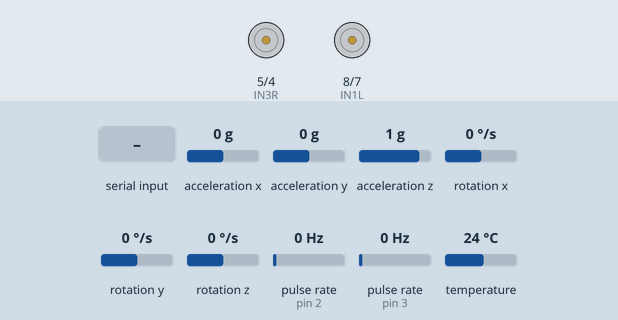
A sketch run on a simulated Arduino Mega 2560, built with avr-gcc and run on an emulated ATmega2560. Parts: motor-driver pin pairs drawn as motors (green arrow = first pin HIGH = forward, orange = second pin HIGH = backward, longer = more drive, scaled by the enable pin). Wiring (inferred from the names in the program): 2 × pulse sensor: data pin 2 / data pin 3. The inputs (shaded band) are chosen by the test bench; at power-on: rotation z 0 °/s, pulse rate (sensors on pin 2, pin 3) 0 Hz, acceleration x 0 g, acceleration y 0 g, acceleration z 1 g, rotation x 0 °/s, rotation y 0 °/s, temperature 24 °C.

Above: at 17.6 s.
17.7 s: "90,45\n" received over the second serial link
At 18.6 s:
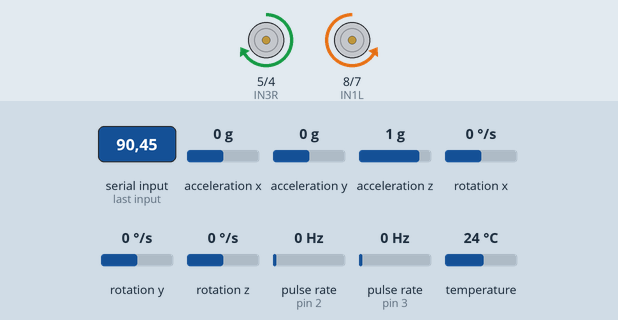
19.2 s: rotation z set to -45 °/s
At 20.6 s:
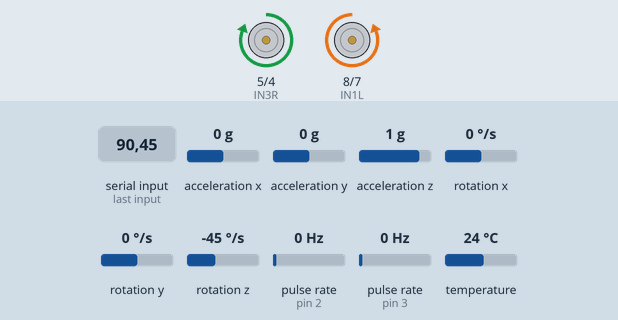
22.2 s: rotation z set to -54 °/s
At 23.6 s:
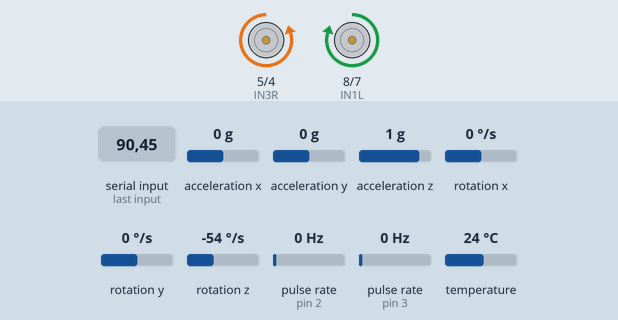
25.2 s: pulse rate (sensor on pin 2) set to 196 Hz
28.2 s: "30,150\n" received over the second serial link
At 31.0 s:
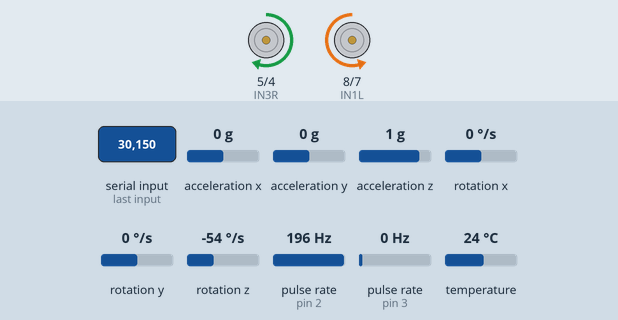
31.2 s: rotation z set to 4 °/s
At 40.5 s:
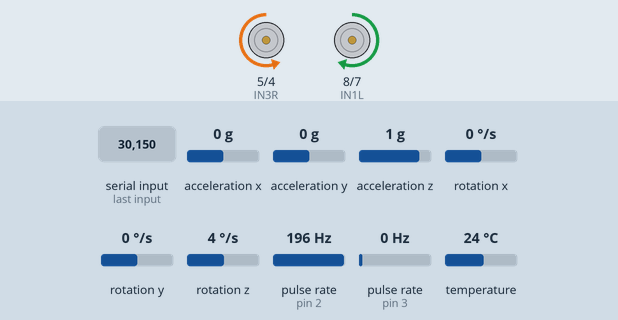
Timing chart, 0 to 41.2 s (numbered marks = the images above; inputs shaded):
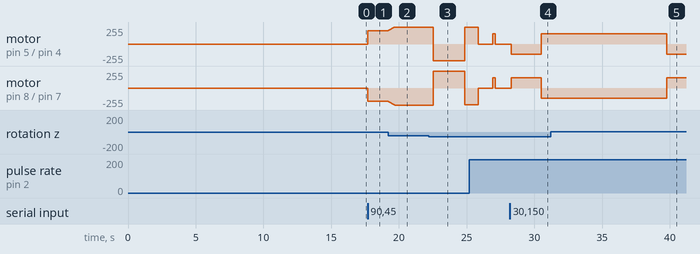

Measured:
- the behaviour switches between -51 and -52 °/s on rotation z (found by bisection; images 2 and 3)
- after the input at 17.7 s, motor on pin 5 (IN3R) / pin 4 (IN4R): stopped → forward 199/255 at once; motor on pin 8 (IN1L) / pin 7 (IN2L): stopped → backward 199/255 at once
- after the input at 19.2 s, motor on pin 5 (IN3R) / pin 4 (IN4R): moves from forward 199/255 to forward 255/255 over 0.48 s, starting at once; motor on pin 8 (IN1L) / pin 7 (IN2L): moves from backward 199/255 to backward 255/255 over 0.48 s, starting at once
- after the input at 22.2 s, motor on pin 5 (IN3R) / pin 4 (IN4R): forward 255/255 → backward 251/255 after 0.35 s instead of 0.42 s; motor on pin 8 (IN1L) / pin 7 (IN2L): backward 255/255 → forward 251/255 after 0.35 s instead of 0.42 s
- after the input at 28.2 s, motor on pin 5 (IN3R) / pin 4 (IN4R): stopped → backward 155/255 after 0.11 s, → forward 155/255 2.2 s later; motor on pin 8 (IN1L) / pin 7 (IN2L): stopped → forward 155/255 after 0.11 s, → backward 155/255 2.2 s later
- after the input at 31.2 s, motor on pin 5 (IN3R) / pin 4 (IN4R): forward 155/255 → backward 155/255 after 8.6 s; motor on pin 8 (IN1L) / pin 7 (IN2L): backward 155/255 → forward 155/255 after 8.6 s

The sketch:

2d_me.ino
```cpp
#include <Arduino.h> // Standard Arduino library
#include <Wire.h>
#include <Adafruit_MPU6050.h>
#include <Adafruit_Sensor.h>

#define POSITION_TOLERANCE_MM 15.0
#define MIN_MOVABLE_RPM 37.5

Adafruit_MPU6050 mpu;

enum RobotState {
  IDLE,
  ROTATING,
  MOVING_FORWARD,
  COMPLETED
};

RobotState currentState = IDLE;

// L298N Motor Driver Pins
const int ENAL = 9;
const int IN1L = 8;
const int IN2L = 7;

const int ENAR = 10;
const int IN3R = 5;
const int IN4R = 4;

// --- Encoder Pins and Variables ---
const int LEFT_ENCODER_PIN = 3;  // Connect Left Encoder to Digital Pin 3 (Interrupt 1)
const int RIGHT_ENCODER_PIN = 2; // Connect Right Encoder to Digital Pin 2 (Interrupt 0)

float yawAngle = 0.0;
float yawBias = 0.0;
unsigned long lastTime = 0;


volatile long leftEncoderTicks = 0;
volatile long rightEncoderTicks = 0;

// Encoder properties
const int PPR = 16; // Pulses Per Revolution of your encoder
const unsigned long DEBOUNCE_DELAY_MS = 20; // Debounce for encoder interrupts
volatile unsigned long lastPulseTimeLeft = 0;
volatile unsigned long lastPulseTimeRight = 0;

unsigned long lastLoopTime = 0;
const unsigned long LOOP_INTERVAL_MS = 200; // PID loop updates every 200ms

long currentLeftTicks_copy = 0;
long currentRightTicks_copy = 0;
float deltaRevLeft = 0.0;
float deltaRevRight = 0.0;
float deltaDistLeft = 0.0;
float deltaDistRight = 0.0;
float deltaDistance = 0.0;

// --- PID Control Variables for LEFT Motor ---
float Kp_L = 0.70;  // Proportional gain for Left Motor (adjust as needed)
float Ki_L = 0.0;  // Integral gain for Left Motor (start with 0.0, tune later)
float Kd_L = 0.2;  // Derivative gain for Left Motor (start with 0.0, tune later)

float targetRPM_Left = 75.0; // Desired target RPM for Left Motor
float currentRPM_Left = 0.0;
float error_Left = 0.0;
float prevError_Left = 0.0;
float integral_Left = 0.0;
float derivative_Left = 0.0;
float outputPWM_Left = 0.0; // This variable will be cumulatively updated

// --- PID Control Variables for RIGHT Motor ---
float Kp_R = 0.70;  // Proportional gain for Right Motor
float Ki_R = 0.0;  // Integral gain for Right Motor
float Kd_R = 0.3;  // Derivative gain for Right Motor

float targetRPM_Right = 75.0; // Desired target RPM for Right Motor
float currentRPM_Right = 0.0;
float error_Right = 0.0;
float prevError_Right = 0.0;
float integral_Right = 0.0;
float derivative_Right = 0.0;
float outputPWM_Right = 0.0;

// --- Position Control Parameters ---
const float WHEEL_CIRCUM_MM = 219.9; // 70 mm dia
float currentPos_mm = 0.0;
float targetPos_mm = 0.0; // <-- You can change this later via Bluetooth if desired
float posError = 0.0;
float prevPosError = 0.0;
float Kp_pos = 0.17;  // You will tune this
float Kd_pos = 0.0;  // Optional
float Ki_pos = 0.0;  // really not needed

// float targetAngle = 45.0 * (PI / 180.0);  // rotate 90 degrees
float kp = 130;        // proportional gain
float minPWM = 155.0;  // minimum PWM to overcome static friction

float prevTargetRPM_Left = 0.0;
float prevTargetRPM_Right = 0.0;

// Linear regression model: Gz = slope * PWM + intercept
const float slope = 0.9368;
const float intercept = -126.8446;

// --- Motor Characterization (Regression Lines) ---
const float REGRESSION_SLOPE_L = 0.4523;
const float REGRESSION_INTERCEPT_L = -3.0138;

const float REGRESSION_SLOPE_R = 0.3636;
const float REGRESSION_INTERCEPT_R = 12.2727;

// --- PWM Output Limits ---
const int MIN_PWM_OVERALL = 0; // Overall minimum PWM (0 for off)
const int MAX_PWM_OVERALL = 255; // Overall maximum PWM

// --- Minimum Effective PWM (Motor Deadband Compensation) ---
const int MIN_EFFECTIVE_PWM_L = 85; // For Left Motor (adjust if needed for 9V)
const int MIN_EFFECTIVE_PWM_R = 85; // For Right Motor (adjust if needed for 9V)

// --- Position and Orientation ---
float currentX = 0.0;
float currentY = 0.0;
float currentYaw = 0.0; // Current heading in radians

float targetX = 0.0;
float targetY = 0.0;
float targetDistance = 0.0;
float targetAngle = 0.0;

void setMotorDirections(int pwmL, int pwmR) {
  if (pwmL >= 0) {
    digitalWrite(IN1L, HIGH); digitalWrite(IN2L, LOW);
  } else {
    digitalWrite(IN1L, LOW); digitalWrite(IN2L, HIGH);
    pwmL = -pwmL;
  }

  if (pwmR >= 0) {
    digitalWrite(IN3R, HIGH); digitalWrite(IN4R, LOW);
  } else {
    digitalWrite(IN3R, LOW); digitalWrite(IN4R, HIGH);
    pwmR = -pwmR;
  }

  analogWrite(ENAL, constrain(pwmL, 0, 255));
  analogWrite(ENAR, constrain(pwmR, 0, 255));
}

void stopMotors() {
  digitalWrite(IN1L, LOW); digitalWrite(IN2L, LOW); analogWrite(ENAL, 0);
  digitalWrite(IN3R, LOW); digitalWrite(IN4R, LOW); analogWrite(ENAR, 0);
}

void calculateYawBias() {
  float sum = 0.0;
  sensors_event_t a, g, temp;
  for (int i = 0; i < 200; i++) {
    mpu.getEvent(&a, &g, &temp);
    sum += g.gyro.z;
    delay(5);
  }
  yawBias = sum / 200.0;
  Serial1.print("Yaw bias: ");
  Serial1.println(yawBias, 6);
}


///////////////////////////////////////////////////////////////////////////////////////////////////
////////////////////////////////////////////////////////////////////////////
////////////////////////////////////////////////////////////////////////////


void setup() {
  Wire.begin();
  Serial1.begin(9600);
  Serial1.println("Arduino: HC-05 Ready for Data Streaming!");

  pinMode(ENAL, OUTPUT); pinMode(IN1L, OUTPUT); pinMode(IN2L, OUTPUT);
  pinMode(ENAR, OUTPUT); pinMode(IN3R, OUTPUT); pinMode(IN4R, OUTPUT);

  if (!mpu.begin()) {
    Serial1.println("MPU6050 init failed!");
    while (1);
  }

  mpu.setAccelerometerRange(MPU6050_RANGE_8_G);
  mpu.setGyroRange(MPU6050_RANGE_250_DEG);
  mpu.setFilterBandwidth(MPU6050_BAND_21_HZ);

  pinMode(LEFT_ENCODER_PIN, INPUT_PULLUP); // Use INPUT_PULLUP if encoder outputs open-collector/open-drain
  attachInterrupt(digitalPinToInterrupt(LEFT_ENCODER_PIN), leftEncoderISR, CHANGE); // Trigger on any state change
  pinMode(RIGHT_ENCODER_PIN, INPUT_PULLUP);
  attachInterrupt(digitalPinToInterrupt(RIGHT_ENCODER_PIN), rightEncoderISR, CHANGE);

  // Initialize both motors to stop
  stopMotors();

  delay(15000);

  calculateYawBias();
  lastTime = millis();
  Serial1.println("Setup done. Starting rotation.");
}


///////////////////////////////////////////////////////////////////////////////////////////////////
////////////////////////////////////////////////////////////////////////////
////////////////////////////////////////////////////////////////////////////
float x_coord = 0.0;
float y_coord = 0.0;


void loop() {

  if (Serial1.available()) {
    String input = Serial1.readStringUntil('\n');
    input.trim();

    int commaIndex = input.indexOf(',');
    if (commaIndex > 0) {
      x_coord = input.substring(0, commaIndex).toFloat();
      y_coord = input.substring(commaIndex + 1).toFloat();
      currentState = IDLE; // remove this after demo
  }
}
  if (!(x_coord == 0.0 && y_coord == 0.0)) {
    // State machine for 2D navigation
    switch (currentState) {
      case IDLE:
        stopMotors();
        getPolar(x_coord, y_coord);
        break;

      case ROTATING:
        controlRotation();
        leftEncoderTicks = 0;
        rightEncoderTicks = 0;
        break;

      case MOVING_FORWARD:
        controlForward();
        break;

      case COMPLETED:
        stopMotors();
        Serial1.print("Target reached!"); // Current position: (");
        // Serial1.print(currentX);
        // Serial1.print(", ");
        // Serial1.print(currentY);
        // Serial1.println(")");
        break;
    }
  }

}

void getPolar(float x, float y) {
  targetX = x;
  targetY = y;

    // Calculate polar coordinates
  float deltaX = targetX - currentX;
  float deltaY = targetY - currentY;

  targetPos_mm = sqrt(deltaX * deltaX + deltaY * deltaY);
  targetAngle = atan2(deltaY, deltaX);

  // // Normalize angle difference
  // float angleDiff = targetAngle - currentYaw;
  // while (angleDiff > PI) angleDiff -= 2 * PI;
  // while (angleDiff < -PI) angleDiff += 2 * PI;

  Serial1.print("New target: (");
  Serial1.print(x);
  Serial1.print(", ");
  Serial1.print(y);
  Serial1.print(") Distance: ");
  Serial1.print(targetPos_mm);
  Serial1.print("mm, Angle: ");
  Serial1.print(targetAngle * 180.0 / PI);
  Serial1.println(" degrees");
  currentState = ROTATING;
  return;
}


void controlRotation() {
  sensors_event_t a, g, temp;
  mpu.getEvent(&a, &g, &temp);

  unsigned long currentTime = millis();
  float dt = (currentTime - lastTime) / 1000.0;
  lastTime = currentTime;

  float correctedGz = g.gyro.z - yawBias;
  yawAngle += correctedGz * dt;

  float error = targetAngle - yawAngle;
  while (error > PI) error -= 2 * PI;
  while (error < -PI) error += 2 * PI;

  if (abs(error) < 2.0 * PI / 180.0) {  // ~2 degree tolerance
    stopMotors();
    Serial1.println("Rotation complete. Starting forward movement.");
    Serial1.print("Yaw (deg): ");
    Serial1.print(yawAngle * 180.0 / PI);
    Serial1.print(" | Error: ");
    Serial1.println(error * 180.0 / PI);
    currentState = MOVING_FORWARD;
    delay(1000);
    return;
  }

  // Convert current angular error to deg/s desired yaw rate
  float desiredGz = kp * error;  // deg/s because correctedGz is in rad/s

  // Cap desiredGz to a reasonable max (you can tune this)
  desiredGz = constrain(desiredGz, -150, 150);

  // Compute base PWM from linear regression
  float pwm = (desiredGz - intercept) / slope;

  // Apply minimum PWM constraint
  if (abs(pwm) < minPWM) {
    pwm = (pwm > 0) ? minPWM : -minPWM;
  }

  pwm = constrain(pwm, -255, 255);
  setMotorDirections(-pwm, pwm);  // rotate in place

  // Debug output
  Serial1.print("Yaw (deg): ");
  Serial1.print(yawAngle * 180.0 / PI);
  Serial1.print(" | Error: ");
  Serial1.print(error * 180.0 / PI);
  Serial1.print(" | Gz corr: ");
  Serial1.print(correctedGz * 180.0 / PI);
  Serial1.print(" | PWM: ");
  Serial1.println(pwm);

  delay(20);
}

void controlForward() {
  unsigned long currentTime = millis();
  float deltaTime_ms = (float)(currentTime - lastLoopTime);

  if (deltaTime_ms >= LOOP_INTERVAL_MS) {
    lastLoopTime = currentTime;

    // --- Step 1: Read Encoder Ticks Safely ---
    noInterrupts();
    long currentLeftTicks_copy = leftEncoderTicks;
    long currentRightTicks_copy = rightEncoderTicks;
    leftEncoderTicks = 0;
    rightEncoderTicks = 0;
    interrupts();

    // --- Step 2: Update Position (average of both wheels) ---
    deltaRevLeft = (float)currentLeftTicks_copy / (float)PPR;
    deltaRevRight = (float)currentRightTicks_copy / (float)PPR;

    deltaDistLeft = deltaRevLeft * WHEEL_CIRCUM_MM;
    deltaDistRight = deltaRevRight * WHEEL_CIRCUM_MM;

    deltaDistance = (deltaDistLeft + deltaDistRight) / 2.0;
    Serial1.print("currentPos_mm: ");
    Serial1.print(currentPos_mm);
    Serial1.print(" | deltaDistance: ");
    Serial1.println(deltaDistance);
    currentPos_mm += deltaDistance;

    // --- Step 3: Check if Target Reached ---
    if (abs(currentPos_mm - targetPos_mm) <= POSITION_TOLERANCE_MM) {   //abs
      targetRPM_Left = 0;
      targetRPM_Right = 0;

      outputPWM_Left = 0;
      outputPWM_Right = 0;

      stopMotors();

      Serial1.print(currentTime);
      Serial1.print(",");
      Serial1.print(currentRPM_Left);
      Serial1.print(",");
      Serial1.print(0);
      Serial1.print(",");
      Serial1.print(currentRPM_Right);
      Serial1.print(",");
      Serial1.println(0);
      targetAngle = 0.0;
      controlRotation();
      currentState = COMPLETED;
      return;
    }

    // --- Step 4: Outer Loop PID (Position to Velocity) ---
    float posError = targetPos_mm - currentPos_mm;
    float dError_pos = (posError - prevPosError) / (deltaTime_ms / 1000.0);
    prevPosError = posError;

    float targetVelRPM = Kp_pos * posError + Kd_pos * dError_pos;

    // --- Clamp velocity range ---
    if (targetVelRPM < 0) targetVelRPM = 0;
    if (targetVelRPM > 150) targetVelRPM = 150;

    // --- Quantize ---
    targetVelRPM = round(targetVelRPM / 18.75) * 18.75;

    // --- Prevent slow crawling ---
    if (targetVelRPM > 0 && targetVelRPM < MIN_MOVABLE_RPM) {
      targetVelRPM = MIN_MOVABLE_RPM;
    }

    // --- Final stop condition: within position tolerance ---
    if (abs(posError) < POSITION_TOLERANCE_MM) {
      targetVelRPM = 0; // Close enough, stop commanding motion
    }

    targetRPM_Left = targetVelRPM;
    targetRPM_Right = targetVelRPM;


    // --- Step 5: Velocity PID (Left) ---
    currentRPM_Left = deltaRevLeft / (deltaTime_ms / 60000.0);
    float error_L = targetRPM_Left - currentRPM_Left;
    float basePWM_L = (targetRPM_Left - REGRESSION_INTERCEPT_L) / REGRESSION_SLOPE_L;
    if (targetRPM_Left != prevTargetRPM_Left && targetRPM_Left > 0) {
      outputPWM_Left = basePWM_L;
      prevTargetRPM_Left = targetRPM_Left;
    }

    float P_L = Kp_L * error_L;
    if (Ki_L > 0) integral_Left += error_L * (deltaTime_ms / 1000.0);
    float I_L = Ki_L * integral_Left;
    float D_L = Kd_L * (error_L - prevError_Left) / (deltaTime_ms / 1000.0);
    prevError_Left = error_L;
    outputPWM_Left += P_L + I_L + D_L;
    if (targetRPM_Left == 0) outputPWM_Left = 0;
    else if (outputPWM_Left < MIN_EFFECTIVE_PWM_L) outputPWM_Left = MIN_EFFECTIVE_PWM_L;
    if (outputPWM_Left > 255) outputPWM_Left = 255;
    digitalWrite(IN1L, HIGH); digitalWrite(IN2L, LOW);
    analogWrite(ENAL, (int)outputPWM_Left);

    // --- Step 6: Velocity PID (Right) ---
    currentRPM_Right = deltaRevRight / (deltaTime_ms / 60000.0);
    float error_R = targetRPM_Right - currentRPM_Right;
    float basePWM_R = (targetRPM_Right - REGRESSION_INTERCEPT_R) / REGRESSION_SLOPE_R;
    if (targetRPM_Right != prevTargetRPM_Right && targetRPM_Right > 0) {
      outputPWM_Right = basePWM_R;
      prevTargetRPM_Right = targetRPM_Right;
    }

    float P_R = Kp_R * error_R;
    if (Ki_R > 0) integral_Right += error_R * (deltaTime_ms / 1000.0);
    float I_R = Ki_R * integral_Right;
    float D_R = Kd_R * (error_R - prevError_Right) / (deltaTime_ms / 1000.0);
    prevError_Right = error_R;
    outputPWM_Right += P_R + I_R + D_R;
    if (targetRPM_Right == 0) outputPWM_Right = 0;
    else if (outputPWM_Right < MIN_EFFECTIVE_PWM_R) outputPWM_Right = MIN_EFFECTIVE_PWM_R;
    if (outputPWM_Right > 255) outputPWM_Right = 255;
    digitalWrite(IN3R, HIGH); digitalWrite(IN4R, LOW);
    analogWrite(ENAR, (int)outputPWM_Right);

    // --- Data Output ---
    Serial1.print("Time: ");
    Serial1.print(currentTime);
    Serial1.print(" ms | Left RPM: ");
    Serial1.print(currentRPM_Left);
    Serial1.print(" | Left PWM: ");
    Serial1.print((int)outputPWM_Left);
    Serial1.print(" | Right RPM: ");
    Serial1.print(currentRPM_Right);
    Serial1.print(" | Right PWM: ");
    Serial1.print((int)outputPWM_Right);
    Serial1.print(" | Position: ");
    Serial1.print(currentPos_mm);
    Serial1.print(" mm | Position Error: ");
    Serial1.println(posError);


  }
}


// --- Encoder Interrupt Service Routine (ISR) for LEFT Encoder ---
void leftEncoderISR() {
  unsigned long currentTime = millis();
  if (currentTime - lastPulseTimeLeft > DEBOUNCE_DELAY_MS) {
    leftEncoderTicks++;
    lastPulseTimeLeft = currentTime;
  }
}

// --- Encoder Interrupt Service Routine (ISR) for RIGHT Encoder ---
void rightEncoderISR() {
  unsigned long currentTime = millis();
  if (currentTime - lastPulseTimeRight > DEBOUNCE_DELAY_MS) {
    rightEncoderTicks++;
    lastPulseTimeRight = currentTime;
  }
}
```
